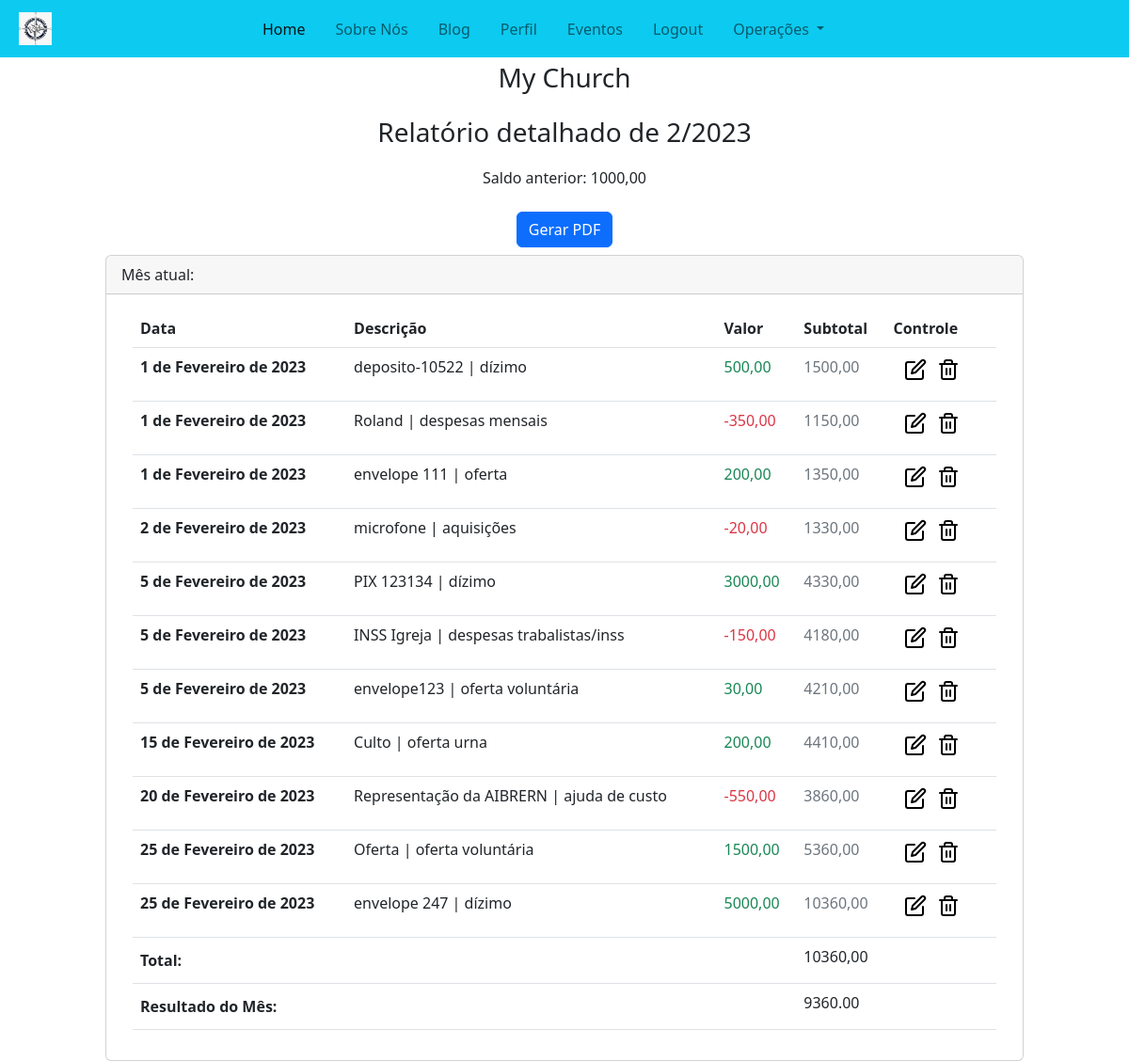
The app's page /treasury/reports/2023/2/ (signed in) with its own data.
### treasury/models/monthly_balance.py (models this page shows, shortened)
class MonthlyBalance(BaseModel):
    month = models.DateField(unique=True)
    is_first_month = models.BooleanField(default=False)
    balance = models.DecimalField(max_digits=10, decimal_places=2, default=0.0)
    class Meta:
        verbose_name = "Saldo Mensal"
        verbose_name_plural = "Saldos Mensais"

### treasury/models/transaction.py (models this page shows, shortened)
class TransactionModel(BaseModel):
    user = models.ForeignKey("users.CustomUser", on_delete=models.CASCADE)
    category = models.ForeignKey(
        "treasury.CategoryModel", on_delete=models.SET_NULL, null=True, blank=True
    )
    description = models.CharField(max_length=255)
    amount = models.DecimalField(max_digits=10, decimal_places=2)
    is_positive = models.BooleanField(default=True)
    date = models.DateField()
    acquittance_doc = ResizedImageField(
        size=[1200, 850], upload_to=custom_upload_to,
        quality=75, blank=True, null=True, force_format='JPEG'
    )
    edit_history = models.ManyToManyField(
        "treasury.TransactionEditHistory", blank=True)
    class Meta:
        verbose_name = "Transação"
        verbose_name_plural = "Transações"

### treasury/models/category.py (models this page shows)
class CategoryModel(BaseModel):
    name = models.CharField(max_length=255)
    def __str__(self):
        return self.name
    class Meta:
        verbose_name = 'Categoria'
        verbose_name_plural = 'Categorias'

### treasury/views/detailed_report_view.py (the view)
class TransactionMonthArchiveView(PermissionRequiredMixin, MonthArchiveView):
    permission_required = "treasury.view_transactionmodel"
    model = TransactionModel
    date_field = "date"
    month_format = "%m"
    allow_future = False
    template_name = "treasury/detailed_report.html"
    context_object_name = "finance_entries"
    def get(self, request, *args, **kwargs):
        year = self.get_year()
        month = self.get_month()
        transactions_exist = TransactionModel.objects.filter(
            date__year=year, date__month=month
        ).exists()
        if not transactions_exist:
            messages.info(request, "Não há transações para o mês selecionado.")
            return redirect('/treasury/reports')
        return super().get(request, *args, **kwargs)
    def get_context_data(self, **kwargs):
        context = super().get_context_data(**kwargs)
        context["year"] = self.get_year()
        context["month"] = self.get_month()
        subtotal = []
        previous_month_balance = 0
        current_date = date.today()
        not_current_date = True
        try:
            report = MonthlyReportModel.objects.get(
                month__month=context["month"], month__year=context["year"])
            context["is_report"] = True
        except MonthlyReportModel.DoesNotExist:
            context["is_report"] = False
        except MultipleObjectsReturned:
            context["is_report"] = True
            messages.info(
                self.request, "Há mais de um relatório analítico para este mês, verifique o(s) incorreto(s) e o(s) delete...")
        if (
            current_date.month == context["month"]
            and current_date.year == context["year"]
        ):
            not_current_date = False
        transactions = TransactionModel.objects.filter(
            date__month=context["month"], date__year=context["year"]
        ).order_by("date")
        monthly_sum = transactions.aggregate(total_amount=Sum("amount"))
        total_amount_monthly_sum = monthly_sum.get("total_amount", 0)
        formatted_monthly_sum = "{:.2f}".format(total_amount_monthly_sum)
        previous_month = date(self.get_year(), self.get_month(), 1)
        previous_month += relativedelta(months=-1)
        try:
            balance_for_calc = MonthlyBalance.objects.get(
                month=previous_month).balance
            previous_month_balance = balance_for_calc
        except MonthlyBalance.DoesNotExist:
            balance_for_calc = 0
        for fe in transactions:
            balance_for_calc += fe.amount
            subtotal.append(balance_for_calc)
        context["total"] = balance_for_calc
        context["subtotal"] = subtotal
        context["finance_entries"] = transactions
        context["counter"] = 0
        context["balance"] = previous_month_balance
        context["monthly_result"] = formatted_monthly_sum
        context["ncd"] = not_current_date
        return context

### core/core_context_processor.py (called while the page is built)
def context_user_data(request):
    file_path = find("json/church_info.json")
    church_info = {}
    try:
        with open(file_path, "r") as file:
            church_info = json.load(file)
    except FileNotFoundError:
        print("Erro: File not found")
    if request.user.is_authenticated:
        user = CustomUser.objects.get(pk=request.user.id)
        return {
            "user": user,
            "church_info": church_info,
        }
    else:
        return {"church_info": church_info}

### treasury/templatetags/index.py (called while the page is built)
@register.filter
def index(sequence, position):
    return sequence[position]

### treasury/templates/treasury/detailed_report.html (shortened to what this page needs)
{% extends 'core/base.html' %} {% load index %} {% load static%} {% block content %}
<div class="container text-center">
  <p class="fs-3 fw-light">{{church_info.name}}</p>
  <p class="fs-3 fw-light">Relatório detalhado de {{month}}/{{year}}</p>
  <p class="fs-6 fw-light">Saldo anterior: {{balance}}</p>
  <div class="container py-2">
    <a
      href="{% url 'treasury:export-pdf-monthly-report' month year %}"
      class="btn btn-primary"
      >Gerar PDF</a
    >
  </div>
</div>
<div class="container-fluid col-10">
  <div class="card">
    <div class="card-header">Mês atual:</div>
    <div class="card-body">
      <div class="container">
        <table class="table">
          <thead>
            <tr>
              <th scope="col">Data</th>
              <th scope="col">Descrição</th>
              <th scope="col">Valor</th>
              <th scope="col">Subtotal</th>
              {% if user.is_treasurer %}<th scope="col">Controle</th> {% endif %}
            </tr>
          </thead>
          <tbody>
            {% for fe in finance_entries %}
            <tr>
              <th scope="row">{{fe.date}}</th>
              <td>{{fe.description}} | {{fe.category}}</td>
              {% if fe.is_positive %}
              <td>
                <p class="text-success">{{fe.amount}}</p>
              </td>
              {% else %}
              <td>
                <p class="text-danger">{{fe.amount}}</p>
              </td>
              {% endif %}
              <td>
                <p class="text-secondary">
                  {{ subtotal|index:forloop.counter0 }}
                </p>
              </td>
              {% if user.is_treasurer %}
              <td>
                <div class="container-fluid">
                  <a
                    href="{% url 'treasury:transaction-detail' fe.id  %}"
                    class="link-secondary"
                    ><img src="{% static 'img/edit-black.svg' %}" alt="Trash"
                  /></a>
                  <form
                    action="{% url 'treasury:transaction-delete' fe.id %}"
                    method="POST"
                    class="d-inline"
                  >
                    <button
                      type="submit"
                      class="link-danger"
                      style="border: none; background: none; cursor: pointer"
                    >
                      <img
                        src="{% static 'img/trash-black.svg' %}"
                        alt="Trash"
                      />
                    </button>
                  </form>
                </div>
              </td>
              {% endif %}
            </tr>
            {% endfor %}
            <td>
              <p class="fw-bold my-1">Total:</p>
            </td>
            <td></td>
            <td></td>
            <td>{{total}}</td>
            <td></td>
            <tr>
              <td>
                <p class="fw-bold my-1">Resultado do Mês:</p>
                <td></td>
                <td></td>
                <td>{{monthly_result}}</td>
                <td></td>
              </td>
            </tr>
          </tbody>
        </table>
      </div>
    </div>
  </div>
</div>
{% endblock %}

### records on screen
MonthlyBalance: balance "1000,00"
TransactionModel: date "1 de Fevereiro de 2023", description "deposito-10522", category "dízimo", amount "500,00", counter0 "1500,00"
TransactionModel: date "1 de Fevereiro de 2023", description "Roland", category "despesas mensais", amount "-350,00", counter0 "1150,00"
TransactionModel: date "1 de Fevereiro de 2023", description "envelope 111", category "oferta", amount "200,00", counter0 "1350,00"
TransactionModel: date "2 de Fevereiro de 2023", description "microfone", category "aquisições", amount "-20,00", counter0 "1330,00"
TransactionModel: date "5 de Fevereiro de 2023", description "PIX 123134", category "dízimo", amount "3000,00", counter0 "4330,00"
TransactionModel: date "5 de Fevereiro de 2023", description "INSS Igreja", category "despesas trabalistas/inss", amount "-150,00", counter0 "4180,00"
TransactionModel: date "5 de Fevereiro de 2023", description "envelope123", category "oferta voluntária", amount "30,00", counter0 "4210,00"
TransactionModel: date "15 de Fevereiro de 2023", description "Culto", category "oferta urna", amount "200,00", counter0 "4410,00"
TransactionModel: date "20 de Fevereiro de 2023", description "Representação da AIBRERN", category "ajuda de custo", amount "-550,00", counter0 "3860,00"
TransactionModel: date "25 de Fevereiro de 2023", description "Oferta", category "oferta voluntária", amount "1500,00", counter0 "5360,00"
TransactionModel: date "25 de Fevereiro de 2023", description "envelope 247", category "dízimo", amount "5000,00", counter0 "10360,00"

### other values on screen
{{ church_info.name }} "My Church"
{{ month }} "2"
{{ year }} "2023"
{{ total }} "10360,00"
{{ monthly_result }} "9360.00"
